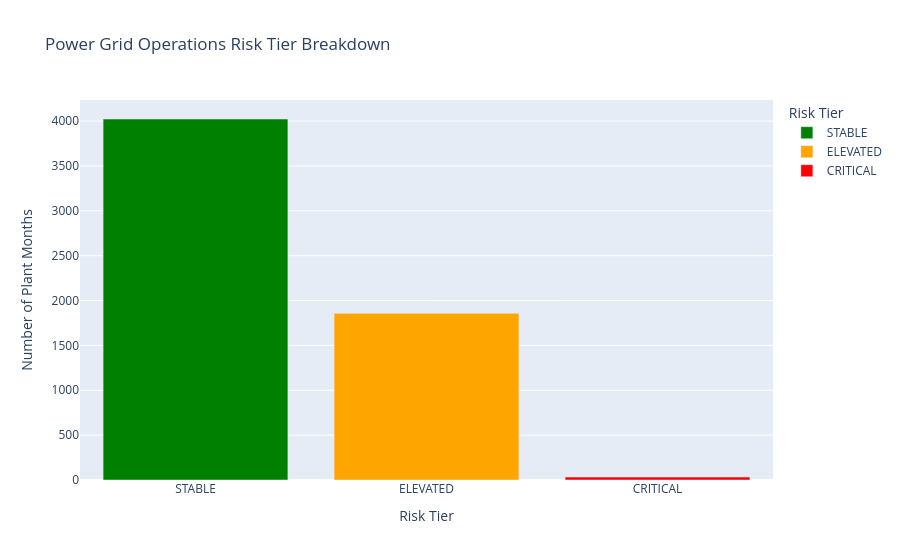

The cell this chart's notebook holds for it:
### Code cell
import plotly.express as px

#Count the risk tiers and clean up the table format
tier_counts = df_risk_results['risk_tier'].value_counts().reset_index()
tier_counts.columns = ['risk_tier', 'count']

#Map colors for each risk category
color_map = {'STABLE': 'green', 'ELEVATED': 'orange', 'CRITICAL': 'red'}

#Interactive bar chart
fig = px.bar(
    tier_counts,
    x='risk_tier',
    y='count',
    color='risk_tier',
    color_discrete_map=color_map,
    title='Power Grid Operations Risk Tier Breakdown',
    labels={'risk_tier': 'Risk Tier', 'count': 'Number of Plant Months'},
)

# Display the interactive plot
fig.show()

### Figure 1 — Plotly figure (JSON) as saved in the notebook; plotly's stock layout.template omitted (floating-point values rounded to 4 significant figures)
{"data": [{"hovertemplate": "Risk Tier=%{x}<br>Number of Plant Months=%{y}<extra></extra>", "legendgroup": "STABLE", "marker": {"color": "green", "pattern": {"shape": ""}}, "name": "STABLE", "orientation": "v", "showlegend": true, "textposition": "auto", "type": "bar", "x": ["STABLE"], "xaxis": "x", "y": [4023], "yaxis": "y"}, {"hovertemplate": "Risk Tier=%{x}<br>Number of Plant Months=%{y}<extra></extra>", "legendgroup": "ELEVATED", "marker": {"color": "orange", "pattern": {"shape": ""}}, "name": "ELEVATED", "orientation": "v", "showlegend": true, "textposition": "auto", "type": "bar", "x": ["ELEVATED"], "xaxis": "x", "y": [1857], "yaxis": "y"}, {"hovertemplate": "Risk Tier=%{x}<br>Number of Plant Months=%{y}<extra></extra>", "legendgroup": "CRITICAL", "marker": {"color": "red", "pattern": {"shape": ""}}, "name": "CRITICAL", "orientation": "v", "showlegend": true, "textposition": "auto", "type": "bar", "x": ["CRITICAL"], "xaxis": "x", "y": [33], "yaxis": "y"}], "layout": {"barmode": "relative", "legend": {"title": {"text": "Risk Tier"}, "tracegroupgap": 0}, "title": {"text": "Power Grid Operations Risk Tier Breakdown"}, "xaxis": {"anchor": "y", "categoryarray": ["STABLE", "ELEVATED", "CRITICAL"], "categoryorder": "array", "domain": [0, 1], "title": {"text": "Risk Tier"}}, "yaxis": {"anchor": "x", "domain": [0, 1], "title": {"text": "Number of Plant Months"}}}}
